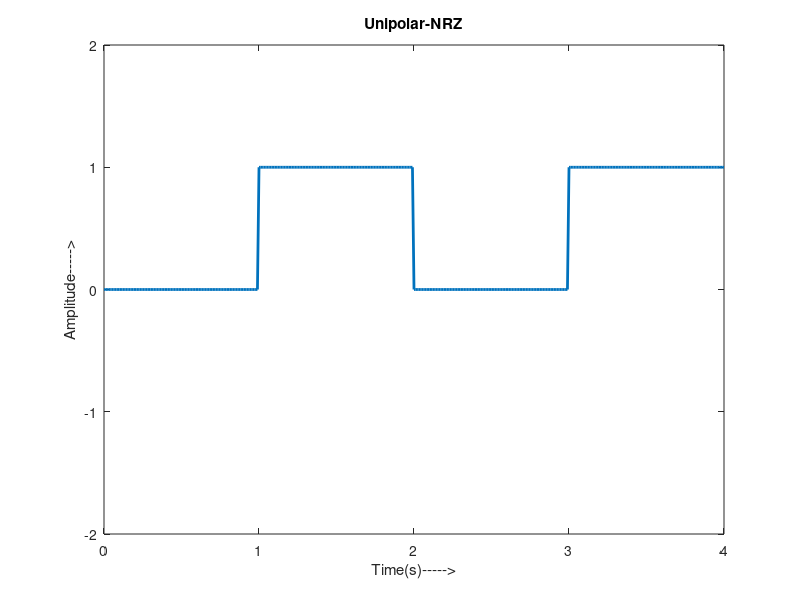

Reproduce this figure in MATLAB.
clc;clear all;close all;

n = [0 1 0 1];
N = length(n);
t = 0:0.01:N;
x = 1:1:(N+1)*100;

for i = 1:N
    for j = i:.1:i+1
        bw(x(i*100:(i+1)*100))=n(i);
    end
end
bw = bw(100:end);

plot(t,bw,'Linewidth',2)
axis([0 N -2 2]);
%grid on;
title('Unipolar-NRZ');
xlabel('Time(s)----->');
ylabel('Amplitude----->');
